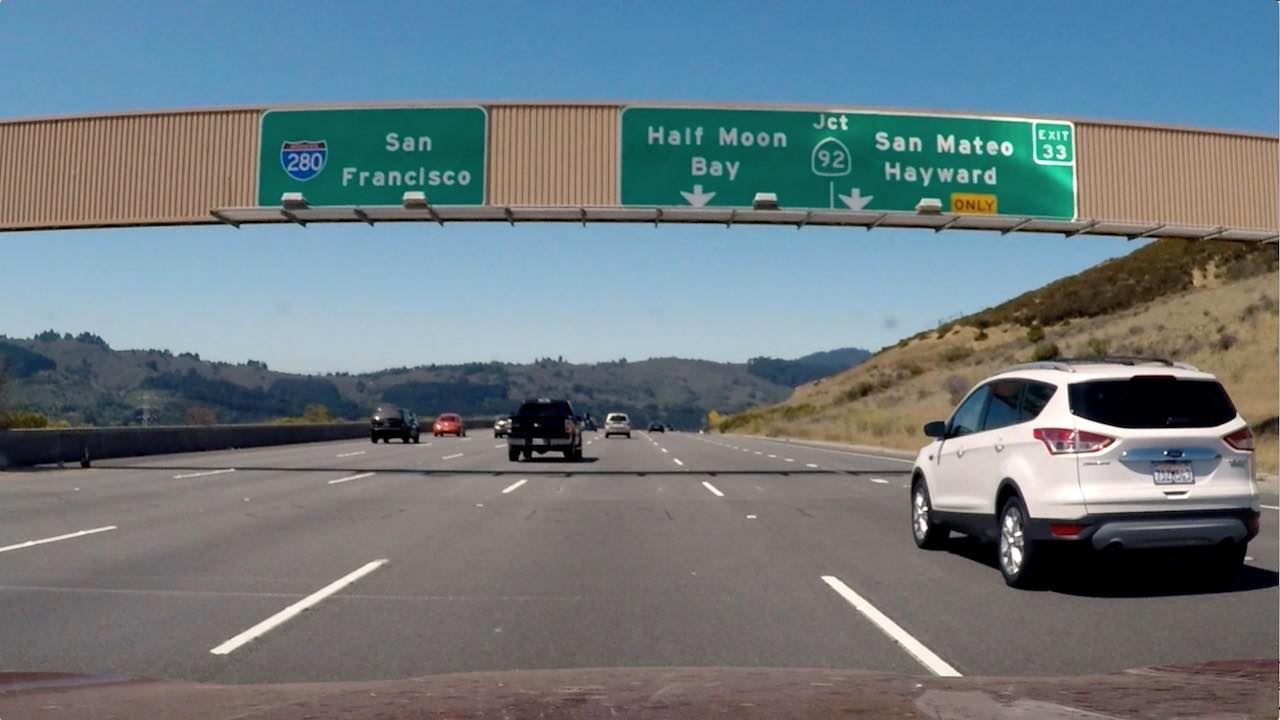
#> input picture test_images/signs_vehicles_xygrad.png, 1280 x 720 px
$ python -i transform.py   (imports and definitions only)   (older library calls are emulated)
#> lines starting #> are read from the running program, lines starting #| are printed output that depends on the picture; after the words box and inside, x2 and y2 are one past the last pixel; in counts of white or black regions, pixels touching at a corner belong together
import cv2
import numpy as np

# [58 lines left out: functions abs_sobel_thresh, mag_thresh, dir_threshold, not called in this run]

def region_of_interest(img, vertices):
    # Defining a blank mask to start with
    mask = np.zeros_like(img)

    # Defining a 3 channel or 1 channel color to fill the mask with depending on the input image
    if len(img.shape) > 2:
        channel_count = img.shape[2]  # i.e. 3 or 4 depending on your image
        ignore_mask_color = (255,) * channel_count
    else:
        ignore_mask_color = 255

    # Filling pixels inside the polygon defined by "vertices" with the fill color
    cv2.fillPoly(mask, vertices, ignore_mask_color)

    # Returning the image only where mask pixels are nonzero
    masked_image = cv2.bitwise_and(img, mask)
    return masked_image

def pipeline(img, s_thresh=(170, 255), sx_thresh=(20, 100), R_thresh=(5, 255), sobel_kernel = 3, apply_roi=True):
    # Pull R
#> called with s_thresh = (170, 255), sx_thresh = (20, 100), R_thresh = (5, 255), sobel_kernel = 3, apply_roi = True
    R = img[:,:,0]

    # Threshold R color channel
    R_binary = np.zeros_like(R)
    R_binary[(R > R_thresh[0]) & (R <= R_thresh[1])] = 1

    # Convert to HLS color space and separate the S channel
    # Note: img is the undistorted image
    hls = cv2.cvtColor(img, cv2.COLOR_RGB2HLS)
#> hls: shape (720, 1280, 3); mean of channels 0, 1, 2 60.2, 118.8, 64.7
    l_channel = hls[:,:,1]
    s_channel = hls[:,:,2]
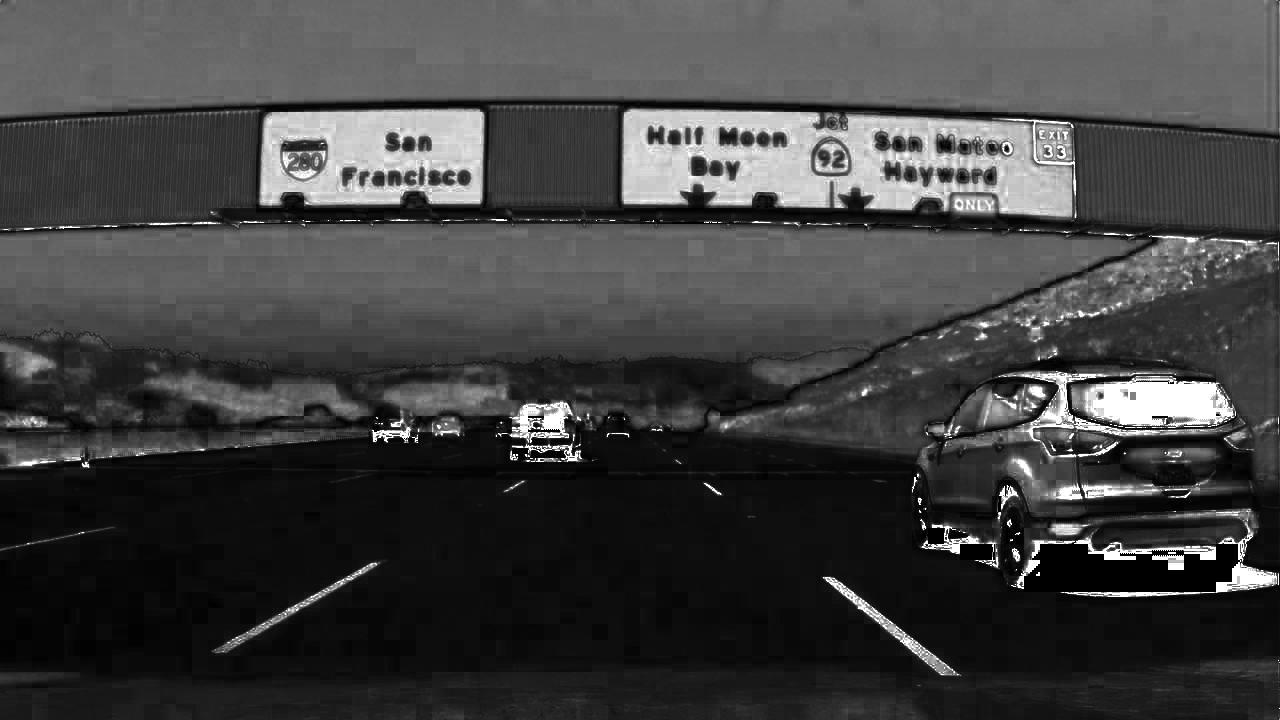
#> s_channel: shape (720, 1280); min 0, max 255, mean 64.7

    # Sobel x
    sobelx = cv2.Sobel(l_channel, cv2.CV_64F, 1, 0, ksize=sobel_kernel) # Take the derivative in x
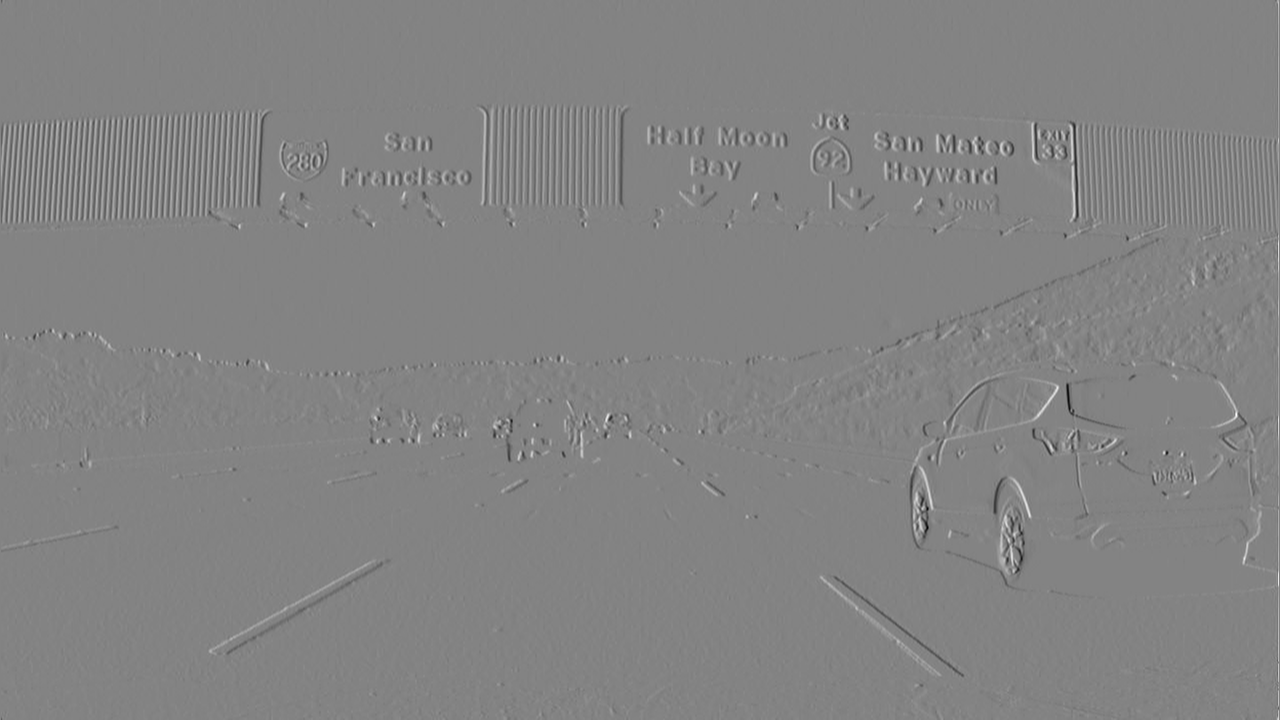
#> sobelx: shape (720, 1280) float64; min -813, max 766, mean 0.1; drawn with min black and max white
    abs_sobelx = np.absolute(sobelx) # Absolute x derivative to accentuate lines away from horizontal
    scaled_sobel = np.uint8(255 * abs_sobelx/np.max(abs_sobelx))

    # Threshold x gradient
    sx_binary = np.zeros_like(scaled_sobel)
    sx_binary[(scaled_sobel > sx_thresh[0]) & (scaled_sobel <= sx_thresh[1])] = 1

    # Threshold S channel
    s_binary = np.zeros_like(s_channel)
    s_binary[(s_channel > s_thresh[0]) & (s_channel <= s_thresh[1])] = 1

    # Combine the binary thresholds
    combined_binary = np.zeros_like(sx_binary)
    combined_binary[((R_binary == 1)) & ((sx_binary == 1) | (s_binary == 1))] = 1

    if apply_roi:
        # Define vertices for marked area
        left_b = (100, img.shape[0])
#> left_b = (100, 720)
        right_b = (img.shape[1]-20, img.shape[0])
#> right_b = (1260, 720)
        apex1 = (610, 410)
        apex2 = (680, 410)
        inner_left_b = (310, img.shape[0])
#> inner_left_b = (310, 720)
        inner_right_b = (1150, img.shape[0])
#> inner_right_b = (1150, 720)
        inner_apex1 = (700,480)
        inner_apex2 = (650,480)
        vertices = np.array([[left_b, apex1, apex2, right_b, inner_right_b, \
                            inner_apex1, inner_apex2, inner_left_b]], dtype=np.int32)

        # Select region of interest
        combined_binary = region_of_interest(combined_binary, vertices)
#> in region_of_interest, `cv2.fillPoly(mask, vertices, ignore_mask_color)`:
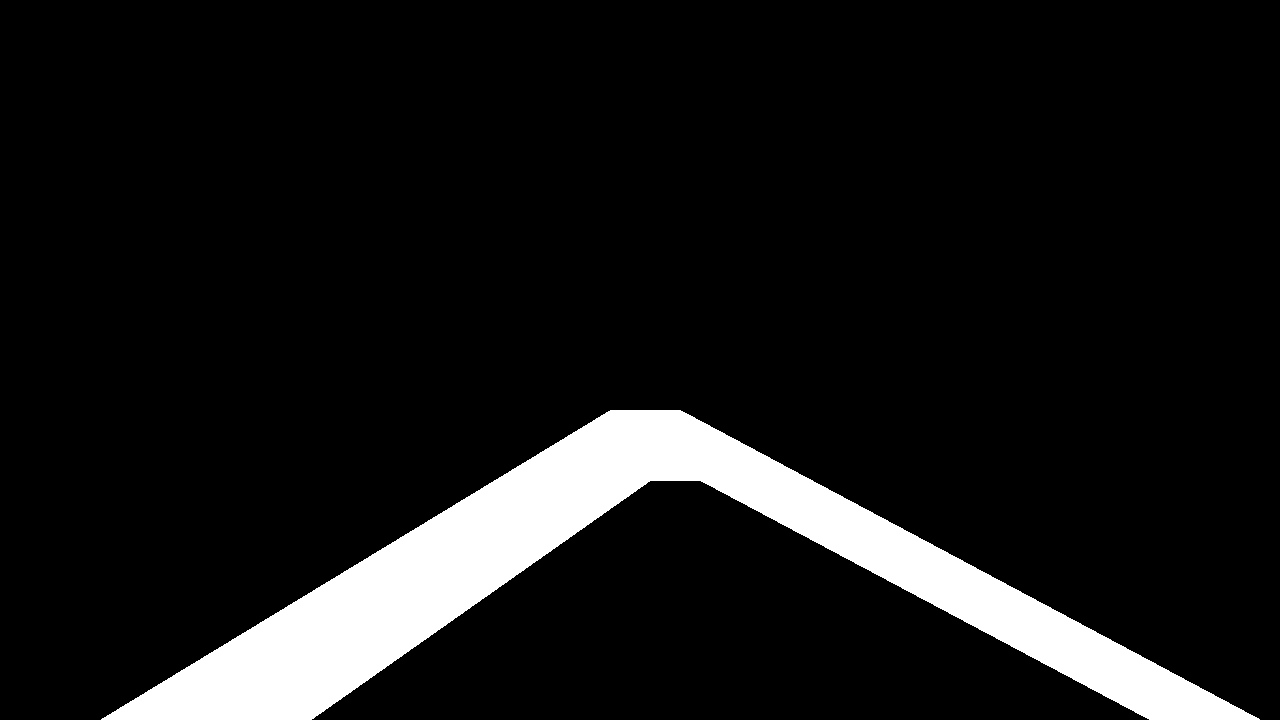
#> mask: shape (720, 1280); 9.2% white; 1 white region, box (x1, y1, x2, y2) and area: (101, 410, 1260, 720) 84769
#> in region_of_interest, `masked_image = cv2.bitwise_and(img, mask)`: img: shape (720, 1280); values 0 (black) and 1 (white), 12.8% white; 1321 white regions (1069 under 20 px), largest, box (x1, y1, x2, y2) and area: (619, 105, 1083, 223) 34662, (239, 105, 494, 208) 19381, (1, 112, 224, 224) 17142

    return combined_binary

# [25 lines left out: function birds_eye_view, not called in this run]

>>> import cv2
>>> picture = cv2.cvtColor(cv2.imread('test_images/signs_vehicles_xygrad.png'), cv2.COLOR_BGR2RGB)
>>> result = pipeline(picture)
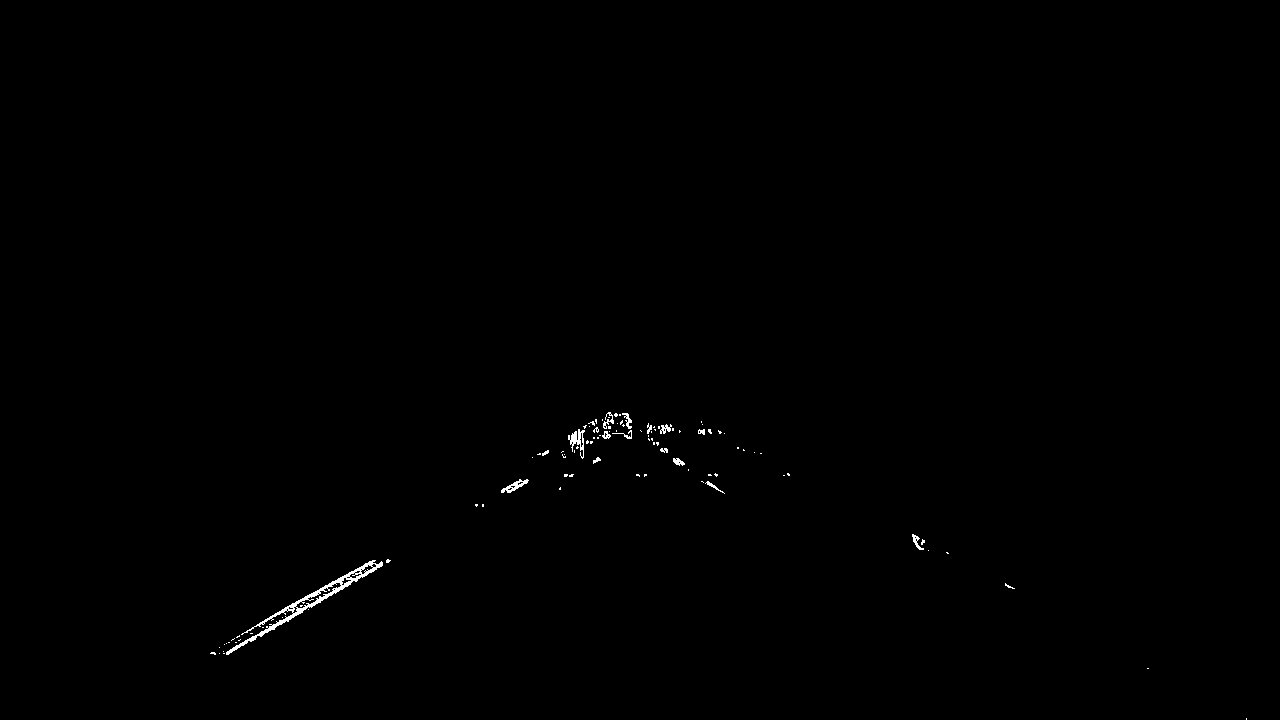
#> result: shape (720, 1280); values 0 (black) and 1 (white), 0.29% white in thin lines or dots, all inside (x1, y1, x2, y2) = (210, 412, 1247, 720)
